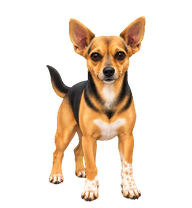
#> input picture docs/animation-library/ears-pulled-back/neutral.png, 192 x 208 px
$ python assemble-motion.py
#> lines starting #> are read from the running program, lines starting #| are printed output that depends on the picture
"""Assemble generated ear layers with approved endpoints; no artwork generation.

Run with bundled workspace Python (Pillow and NumPy). The registered ear layers
are the durable generation inputs; motion-registration.json records extraction.
"""

import hashlib
import json
from pathlib import Path

import numpy as np
from PIL import Image, ImageDraw

HERE = Path(__file__).resolve().parent
neutral = Image.open(HERE / "neutral.png").convert("RGBA")
#> neutral is the input picture: PIL image 192x208 RGBA; mean R, G, B, A 52.8, 38.4, 24.6, 63.4
sad = Image.open(HERE / "candidate-v2.png").convert("RGBA")
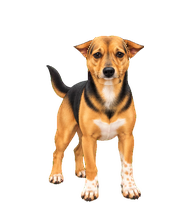
#> input picture docs/animation-library/ears-pulled-back/candidate-v2.png, 192 x 208 px
#> sad is the input picture: PIL image 192x208 RGBA; mean R, G, B, A 47.9, 35.3, 22.9, 57.6
layers = Image.open(HERE / "motion-ear-layers.png").convert("RGBA")
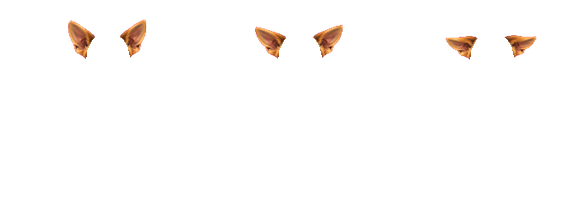
#> input picture docs/animation-library/ears-pulled-back/motion-ear-layers.png, 576 x 208 px
#> layers is the input picture: PIL image 576x208 RGBA; mean R, G, B, A 6, 3.5, 2.2, 6.2
#> (the run stopped early here; a loop or call above may not have finished)
